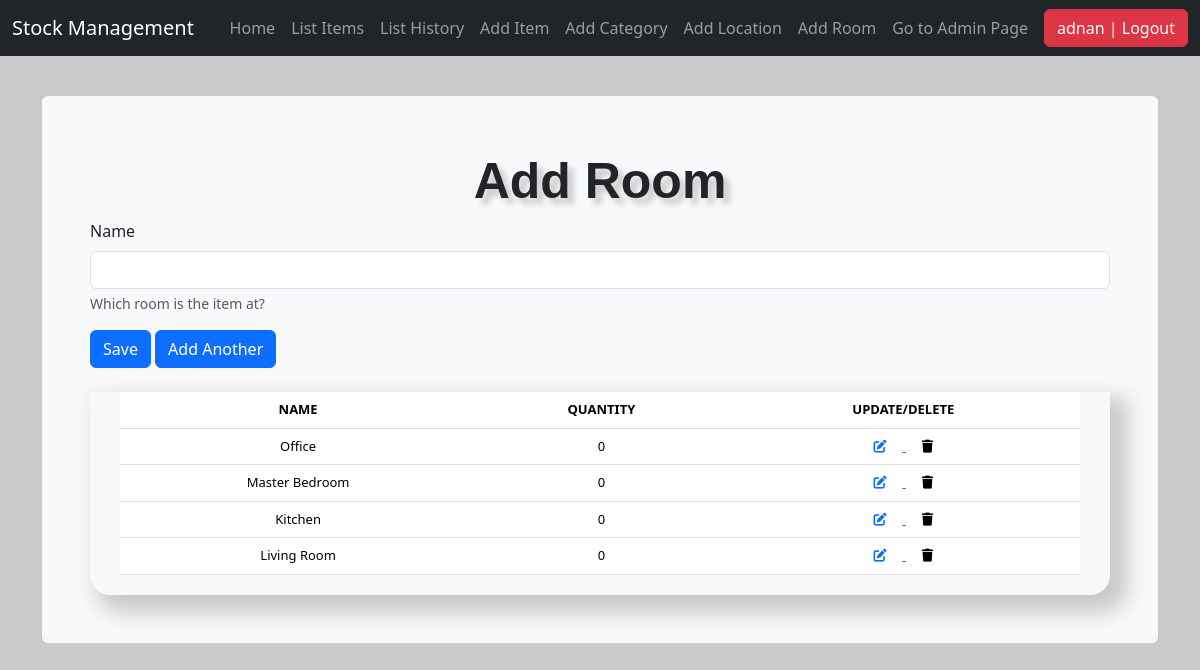
/add_room/ (signed in), run on an earlier commit of the app's database.
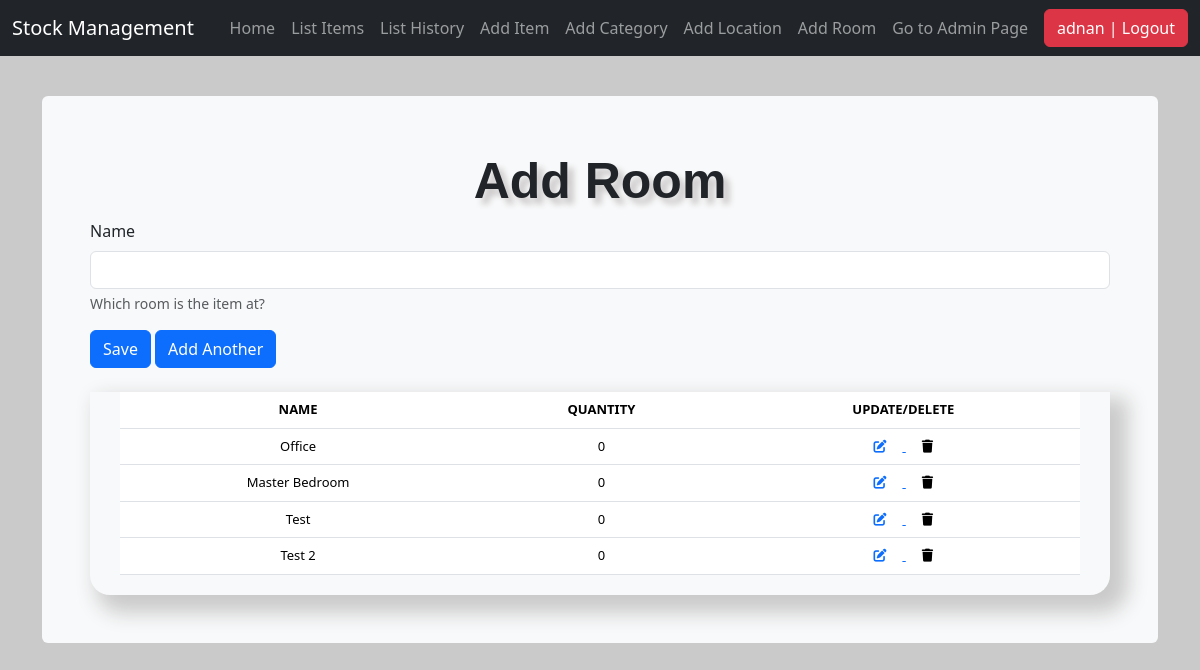
And on a later commit of the database.
### stockmgmt/models.py (models this page shows, shortened)
class Room(models.Model):
    name = models.CharField(max_length=50, blank=True,
                            null=True, help_text="Which room is the item at?")

### stockmgmt/views.py (the view)
# urls.py: path('add_room/', views.add_room, name='add_room'),
@login_required
def add_room(request):
    form = RoomCreateForm(request.POST or None)
    if form.is_valid():
        form.save()
        messages.success(request, "The new room has been added.")
        return redirect('add_items')
    queryset = Room.objects.all()
    context = {
        "form": form,
        "title": "Add Room",
        "queryset": queryset,
    }
    return render(request, "./includes/add_room.html", context)

### stockmgmt/forms.py
class RoomCreateForm(forms.ModelForm):
    class Meta:
        model = Room
        fields = [
            'name'
        ]

### stockmgmt/templates/includes/add_room.html (shortened to what this page needs)
{% extends 'base.html' %}
{% load crispy_forms_tags %}
{% block content %}
<form method="POST">
    <div>
        <div>
            {{ form.name|as_crispy_field }}
        </div>
    </div>
    <div class="form-group">
        <input type="submit" value='Save' class="btn btn-primary" />
        <input type="submit" value='Add Another' class="btn btn-primary" />
    </div>
</form>
<br />
<div class="display_table" id="display_table">
    <table class='table'>
        <thead>
            <tr>
                <th>NAME</th>
                <th>QUANTITY</th>
                <th>UPDATE/DELETE</th>
            </tr>
        </thead>
        {% for instance in queryset %}
        <tr>
            <td>{{ instance.name|title }}</td>
            <td>{{ instance.queryset|length }}</td>
            <td>
                <a href="{% url 'update_room' instance.id %}">
                    <i class="fa-solid fa-pen-to-square px-3"></i>
                </a>
                <a onclick="deleteRoomConfirmation('{{ instance.name.title }}', '{% url 'delete_room' instance.id %}')">
                    <i class="fa-solid fa-trash px-3"></i>
                </a>
            </td>
        </tr>
        {% endfor %}
    </table>
</div>
{% endblock %}

### stockmgmt/templates/base.html (shortened to what this page needs)
{% load static %}
<!DOCTYPE html>
<html lang="en">
<head>
    {% block corecss %}
    <link href="https://cdn.jsdelivr.net/npm/bootstrap@5.3.1/dist/css/bootstrap.min.css" rel="stylesheet"
>
    <link rel="stylesheet" type="text/css" href="https://unpkg.com/nprogress@0.2.0/nprogress.css">
    <link rel="stylesheet" type="text/css" href="https://cdn.datatables.net/1.11.4/css/jquery.dataTables.min.css">
    <link href="{% static '/css/style.css' %}" rel="stylesheet">
    {% endblock %}
</head>
<body>
    {% include './partials/nav.html' %}
    <main class="container pt-5">
        <br>
        <div class="bg-light p-5 rounded">
            <div class="header">{{title}}</div>
            {% block content %}
            {% endblock %}
        </div>
    </main>
</body>
</html>

### stockmgmt/templates/partials/nav.html (shortened to what this page needs)
<nav class="navbar navbar-expand-md navbar-dark fixed-top bg-dark">
    <div class="container-fluid">
        <a class="navbar-brand" href="#">Stock Management</a>
        <div class="collapse navbar-collapse d-flex justify-content-end" id="navbarCollapse">
            <ul class="navbar-nav ms-auto me-2 my-lg-0">
                <li class="nav-item">
                    <a class="nav-link" aria-current="page" href="{% url 'home' %}">Home</a>
                </li>
                {% if request.user.is_authenticated %}
                <li class="nav-item">
                    <a class="nav-link" href="{% url 'list_items' %}">List Items</a>
                </li>
                {% if request.user.is_superuser %}
                <li class="nav-item">
                    <a class="nav-link" href="{% url 'list_history' %}">List History</a>
                </li>
                {% endif %}
                {% if request.user.is_authenticated %}
                <li class="nav-item">
                    <a class="nav-link" href="{% url 'add_items' %}">Add Item</a>
                </li>
                {% endif %}
                {% if request.user.is_superuser %}
                <li class="nav-item">
                    <a class="nav-link" href="{% url 'add_category' %}">Add Category</a>
                </li>
                <li class="nav-item">
                    <a class="nav-link" href="{% url 'add_location' %}">Add Location</a>
                </li>
                <li class="nav-item">
                    <a class="nav-link" href="{% url 'add_room' %}">Add Room</a>
                </li>
                <li class="nav-item">
                    <a class="nav-link" href="{% url 'admin:index' %}">Go to Admin Page</a>
                </li>
                {% endif %}
                {% endif %}
            </ul>
            <ul class="navbar-nav">
                {% if request.user.is_authenticated %}
                <li><a href="/accounts/logout"><button class="btn btn-danger">{{ user }} | Logout</button></a></li>
                {% else %}
                <li><a href="/accounts/login">Login</a></li>
                {% endif %}
            </ul>
        </div>
    </div>
</nav>

### stockmgmt/static/css/style.css (style rules this page uses)
body { background-color: #cacaca; }
.table { font-size: 13px; text-align: center; width: 95%; margin: auto; text-align: center; }
.table tr:nth-child(odd) { background: #cacaca }
.table tr:nth-child(even) { background: #e9e9e9 }
th { color: #000000; }
.display_table { border-bottom-right-radius: 20px; border-bottom-left-radius: 20px; padding-left: 5px; padding-right: 5px; padding-bottom: 20px; box-shadow: 12px 12px 20px 6px #cacaca; }
.header { font-family: helvetica; font-size: 50px; text-align: center; width: 100%; text-shadow: 6px 6px 6px #c9c6c6; display: block; font-weight: bolder; }
.ui-datepicker tbody, td, tfoot, th, thead, tr { padding: 5px; }

What changed in the data, as far as the page shows it:
removed Room: name "Kitchen", queryset|length "0"
removed Room: name "Living Room", queryset|length "0"
added Room: name "Test", queryset|length "0"
added Room: name "Test 2", queryset|length "0"
